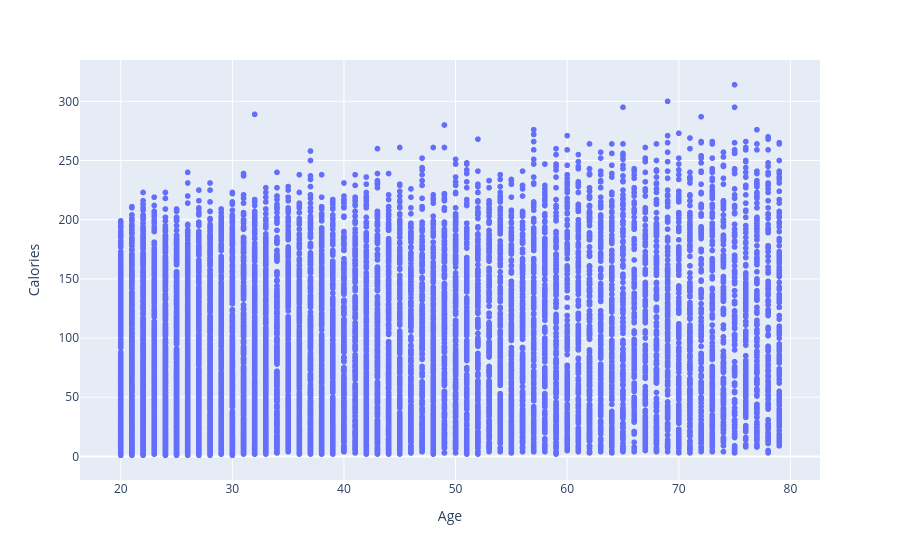

Notebook code for this chart:
### Code cell
fig=px.scatter(df,x='Age',y='Calories')
fig.show()

### Figure 1 — Plotly figure (JSON) as saved in the notebook; plotly's stock layout.template omitted (floating-point values rounded to 4 significant figures; data arrays with more than 128 entries replaced by an {"elided": "..."} marker saying what was removed)
{"data": [{"hovertemplate": "Age=%{x}<br>Calories=%{y}<extra></extra>", "legendgroup": "", "marker": {"color": "#636efa", "symbol": "circle"}, "mode": "markers", "name": "", "showlegend": false, "type": "scattergl", "x": {"elided": "15000 int values"}, "xaxis": "x", "y": {"elided": "15000 int values"}, "yaxis": "y"}], "layout": {"legend": {"tracegroupgap": 0}, "margin": {"t": 60}, "xaxis": {"anchor": "y", "domain": [0, 1], "title": {"text": "Age"}}, "yaxis": {"anchor": "x", "domain": [0, 1], "title": {"text": "Calories"}}}}
